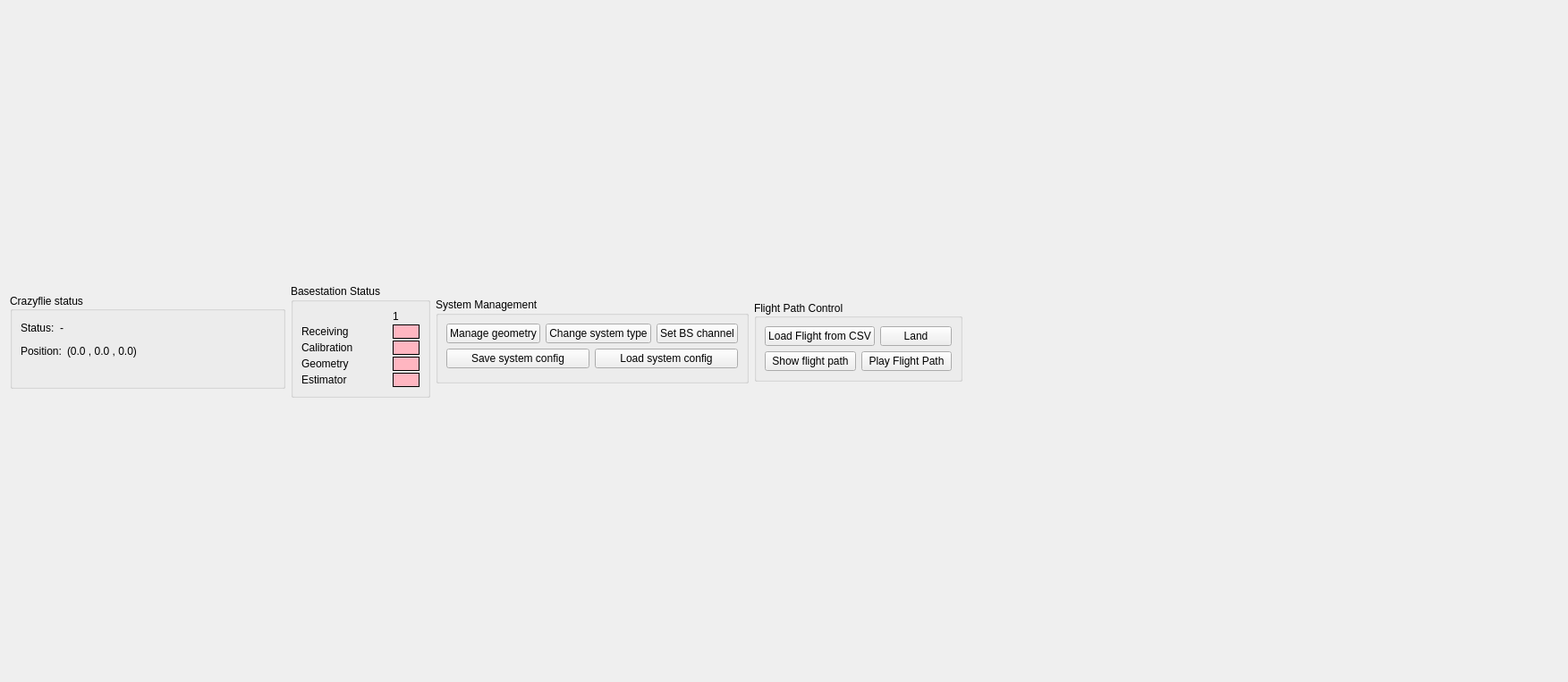
<?xml version="1.0" encoding="UTF-8"?>
<ui version="4.0">
 <class>Form</class>
 <widget class="QWidget" name="Form">
  <property name="geometry">
   <rect>
    <x>0</x>
    <y>0</y>
    <width>1753</width>
    <height>763</height>
   </rect>
  </property>
  <property name="windowTitle">
   <string>Plot</string>
  </property>
  <layout class="QVBoxLayout" name="verticalLayout_7">
   <item>
    <layout class="QGridLayout" name="gridLayout" rowstretch="0,0" columnstretch="0">
     <property name="leftMargin">
      <number>0</number>
     </property>
     <item row="0" column="0">
      <layout class="QVBoxLayout" name="_inputLayout" stretch="0">
       <property name="spacing">
        <number>6</number>
       </property>
       <property name="sizeConstraint">
        <enum>QLayout::SetDefaultConstraint</enum>
       </property>
       <item>
        <layout class="QHBoxLayout" name="horizontalLayout_8">
         <property name="sizeConstraint">
          <enum>QLayout::SetDefaultConstraint</enum>
         </property>
         <item>
          <widget class="QGroupBox" name="groupBox_4">
           <property name="sizePolicy">
            <sizepolicy hsizetype="Maximum" vsizetype="Maximum">
             <horstretch>0</horstretch>
             <verstretch>0</verstretch>
            </sizepolicy>
           </property>
           <property name="minimumSize">
            <size>
             <width>0</width>
             <height>0</height>
            </size>
           </property>
           <property name="title">
            <string>Crazyflie status</string>
           </property>
           <property name="alignment">
            <set>Qt::AlignLeading|Qt::AlignLeft|Qt::AlignVCenter</set>
           </property>
           <layout class="QVBoxLayout" name="verticalLayout_6" stretch="0,0">
            <item>
             <layout class="QVBoxLayout" name="verticalLayout_">
              <item>
               <layout class="QHBoxLayout" name="horizontalLayout_2">
                <item>
                 <widget class="QLabel" name="label_2">
                  <property name="text">
                   <string>Status:</string>
                  </property>
                 </widget>
                </item>
                <item>
                 <widget class="QLabel" name="_status_status">
                  <property name="sizePolicy">
                   <sizepolicy hsizetype="Minimum" vsizetype="Minimum">
                    <horstretch>0</horstretch>
                    <verstretch>0</verstretch>
                   </sizepolicy>
                  </property>
                  <property name="minimumSize">
                   <size>
                    <width>200</width>
                    <height>0</height>
                   </size>
                  </property>
                  <property name="text">
                   <string>-</string>
                  </property>
                  <property name="wordWrap">
                   <bool>true</bool>
                  </property>
                 </widget>
                </item>
                <item>
                 <spacer name="horizontalSpacer">
                  <property name="orientation">
                   <enum>Qt::Horizontal</enum>
                  </property>
                  <property name="sizeHint" stdset="0">
                   <size>
                    <width>40</width>
                    <height>20</height>
                   </size>
                  </property>
                 </spacer>
                </item>
               </layout>
              </item>
              <item>
               <layout class="QHBoxLayout" name="horizontalLayout_7">
                <item>
                 <widget class="QLabel" name="label_7">
                  <property name="text">
                   <string>Position:</string>
                  </property>
                 </widget>
                </item>
                <item>
                 <widget class="QLabel" name="_status_position">
                  <property name="minimumSize">
                   <size>
                    <width>150</width>
                    <height>0</height>
                   </size>
                  </property>
                  <property name="frameShape">
                   <enum>QFrame::NoFrame</enum>
                  </property>
                  <property name="text">
                   <string>(0.0 , 0.0 , 0.0)</string>
                  </property>
                 </widget>
                </item>
                <item>
                 <spacer name="horizontalSpacer_3">
                  <property name="orientation">
                   <enum>Qt::Horizontal</enum>
                  </property>
                  <property name="sizeHint" stdset="0">
                   <size>
                    <width>40</width>
                    <height>20</height>
                   </size>
                  </property>
                 </spacer>
                </item>
               </layout>
              </item>
             </layout>
            </item>
            <item>
             <spacer name="verticalSpacer_4">
              <property name="orientation">
               <enum>Qt::Vertical</enum>
              </property>
              <property name="sizeHint" stdset="0">
               <size>
                <width>0</width>
                <height>20</height>
               </size>
              </property>
             </spacer>
            </item>
           </layout>
          </widget>
         </item>
         <item>
          <widget class="QGroupBox" name="groupBox_2">
           <property name="enabled">
            <bool>true</bool>
           </property>
           <property name="sizePolicy">
            <sizepolicy hsizetype="Maximum" vsizetype="Maximum">
             <horstretch>0</horstretch>
             <verstretch>0</verstretch>
            </sizepolicy>
           </property>
           <property name="minimumSize">
            <size>
             <width>0</width>
             <height>0</height>
            </size>
           </property>
           <property name="title">
            <string>Basestation Status</string>
           </property>
           <layout class="QVBoxLayout" name="verticalLayout_2">
            <item>
             <layout class="QHBoxLayout" name="horizontalLayout_3">
              <item>
               <layout class="QVBoxLayout" name="verticalLayout_3">
                <item>
                 <layout class="QGridLayout" name="_basestation_stats_container">
                  <property name="sizeConstraint">
                   <enum>QLayout::SetMinimumSize</enum>
                  </property>
                  <property name="spacing">
                   <number>2</number>
                  </property>
                  <item row="2" column="1">
                   <widget class="QLabel" name="label_10">
                    <property name="styleSheet">
                     <string notr="true">background-color: lightpink;</string>
                    </property>
                    <property name="frameShape">
                     <enum>QFrame::Box</enum>
                    </property>
                    <property name="text">
                     <string/>
                    </property>
                   </widget>
                  </item>
                  <item row="0" column="1">
                   <widget class="QLabel" name="label_3">
                    <property name="minimumSize">
                     <size>
                      <width>30</width>
                      <height>0</height>
                     </size>
                    </property>
                    <property name="text">
                     <string>1</string>
                    </property>
                   </widget>
                  </item>
                  <item row="3" column="0">
                   <widget class="QLabel" name="label_5">
                    <property name="minimumSize">
                     <size>
                      <width>100</width>
                      <height>0</height>
                     </size>
                    </property>
                    <property name="text">
                     <string>Geometry</string>
                    </property>
                   </widget>
                  </item>
                  <item row="1" column="0">
                   <widget class="QLabel" name="label_6">
                    <property name="text">
                     <string>Receiving</string>
                    </property>
                   </widget>
                  </item>
                  <item row="1" column="1">
                   <widget class="QLabel" name="label_9">
                    <property name="styleSheet">
                     <string notr="true">background-color: lightpink;</string>
                    </property>
                    <property name="frameShape">
                     <enum>QFrame::Box</enum>
                    </property>
                    <property name="text">
                     <string/>
                    </property>
                   </widget>
                  </item>
                  <item row="4" column="1">
                   <widget class="QLabel" name="label_16">
                    <property name="styleSheet">
                     <string notr="true">background-color: lightpink;</string>
                    </property>
                    <property name="frameShape">
                     <enum>QFrame::Box</enum>
                    </property>
                    <property name="text">
                     <string/>
                    </property>
                   </widget>
                  </item>
                  <item row="4" column="0">
                   <widget class="QLabel" name="label_15">
                    <property name="minimumSize">
                     <size>
                      <width>100</width>
                      <height>0</height>
                     </size>
                    </property>
                    <property name="text">
                     <string>Estimator</string>
                    </property>
                   </widget>
                  </item>
                  <item row="2" column="0">
                   <widget class="QLabel" name="label_8">
                    <property name="text">
                     <string>Calibration</string>
                    </property>
                   </widget>
                  </item>
                  <item row="3" column="1">
                   <widget class="QLabel" name="label_14">
                    <property name="styleSheet">
                     <string notr="true">background-color: lightpink;</string>
                    </property>
                    <property name="frameShape">
                     <enum>QFrame::Box</enum>
                    </property>
                    <property name="text">
                     <string/>
                    </property>
                   </widget>
                  </item>
                  <item row="0" column="0">
                   <widget class="QLabel" name="label">
                    <property name="text">
                     <string/>
                    </property>
                   </widget>
                  </item>
                 </layout>
                </item>
               </layout>
              </item>
             </layout>
            </item>
           </layout>
          </widget>
         </item>
         <item>
          <widget class="QGroupBox" name="groupBox">
           <property name="sizePolicy">
            <sizepolicy hsizetype="Maximum" vsizetype="Maximum">
             <horstretch>0</horstretch>
             <verstretch>0</verstretch>
            </sizepolicy>
           </property>
           <property name="minimumSize">
            <size>
             <width>0</width>
             <height>0</height>
            </size>
           </property>
           <property name="title">
            <string>System Management</string>
           </property>
           <layout class="QVBoxLayout" name="verticalLayout">
            <property name="sizeConstraint">
             <enum>QLayout::SetDefaultConstraint</enum>
            </property>
            <item>
             <layout class="QVBoxLayout" name="verticalLayout_4" stretch="0,0,0">
              <item>
               <layout class="QHBoxLayout" name="horizontalLayout_6">
                <item>
                 <widget class="QPushButton" name="_manage_estimate_geometry_button">
                  <property name="text">
                   <string>Manage geometry</string>
                  </property>
                 </widget>
                </item>
                <item>
                 <widget class="QPushButton" name="_change_system_type_button">
                  <property name="text">
                   <string>Change system type</string>
                  </property>
                 </widget>
                </item>
                <item>
                 <widget class="QPushButton" name="_manage_basestation_mode_button">
                  <property name="text">
                   <string>Set BS channel</string>
                  </property>
                 </widget>
                </item>
               </layout>
              </item>
              <item>
               <layout class="QHBoxLayout" name="horizontalLayout_9">
                <item>
                 <widget class="QPushButton" name="_save_sys_config_button">
                  <property name="text">
                   <string>Save system config</string>
                  </property>
                 </widget>
                </item>
                <item>
                 <widget class="QPushButton" name="_load_sys_config_button">
                  <property name="text">
                   <string>Load system config</string>
                  </property>
                 </widget>
                </item>
               </layout>
              </item>
              <item>
               <spacer name="verticalSpacer_2">
                <property name="orientation">
                 <enum>Qt::Vertical</enum>
                </property>
                <property name="sizeHint" stdset="0">
                 <size>
                  <width>20</width>
                  <height>5</height>
                 </size>
                </property>
               </spacer>
              </item>
             </layout>
            </item>
           </layout>
          </widget>
         </item>
         <item>
          <widget class="QGroupBox" name="groupBox_3">
           <property name="enabled">
            <bool>true</bool>
           </property>
           <property name="sizePolicy">
            <sizepolicy hsizetype="Maximum" vsizetype="Maximum">
             <horstretch>0</horstretch>
             <verstretch>0</verstretch>
            </sizepolicy>
           </property>
           <property name="minimumSize">
            <size>
             <width>0</width>
             <height>0</height>
            </size>
           </property>
           <property name="maximumSize">
            <size>
             <width>16777215</width>
             <height>16777215</height>
            </size>
           </property>
           <property name="title">
            <string>Flight Path Control   </string>
           </property>
           <property name="alignment">
            <set>Qt::AlignLeading|Qt::AlignLeft|Qt::AlignVCenter</set>
           </property>
           <property name="flat">
            <bool>false</bool>
           </property>
           <property name="checkable">
            <bool>false</bool>
           </property>
           <layout class="QVBoxLayout" name="verticalLayout_8">
            <item>
             <layout class="QVBoxLayout" name="verticalLayout_5" stretch="0,0">
              <item>
               <layout class="QHBoxLayout" name="horizontalLayout_4">
                <property name="sizeConstraint">
                 <enum>QLayout::SetDefaultConstraint</enum>
                </property>
                <item>
                 <widget class="QPushButton" name="_load_flight_button">
                  <property name="text">
                   <string>Load Flight from CSV</string>
                  </property>
                 </widget>
                </item>
                <item>
                 <widget class="QPushButton" name="_land_button">
                  <property name="text">
                   <string>Land</string>
                  </property>
                 </widget>
                </item>
               </layout>
              </item>
              <item>
               <layout class="QHBoxLayout" name="horizontalLayout_5">
                <item>
                 <widget class="QPushButton" name="_show_flight_button">
                  <property name="autoFillBackground">
                   <bool>false</bool>
                  </property>
                  <property name="text">
                   <string>Show flight path</string>
                  </property>
                 </widget>
                </item>
                <item>
                 <widget class="QPushButton" name="_play_flight_button">
                  <property name="sizePolicy">
                   <sizepolicy hsizetype="Minimum" vsizetype="Fixed">
                    <horstretch>0</horstretch>
                    <verstretch>0</verstretch>
                   </sizepolicy>
                  </property>
                  <property name="text">
                   <string>Play Flight Path</string>
                  </property>
                 </widget>
                </item>
               </layout>
              </item>
             </layout>
            </item>
           </layout>
          </widget>
         </item>
         <item>
          <spacer name="horizontalSpacer_2">
           <property name="orientation">
            <enum>Qt::Horizontal</enum>
           </property>
           <property name="sizeType">
            <enum>QSizePolicy::Expanding</enum>
           </property>
           <property name="sizeHint" stdset="0">
            <size>
             <width>40</width>
             <height>20</height>
            </size>
           </property>
          </spacer>
         </item>
        </layout>
       </item>
      </layout>
     </item>
     <item row="1" column="0">
      <layout class="QVBoxLayout" name="_plot_layout">
       <property name="sizeConstraint">
        <enum>QLayout::SetMaximumSize</enum>
       </property>
      </layout>
     </item>
    </layout>
   </item>
  </layout>
 </widget>
 <resources/>
 <connections/>
</ui>
